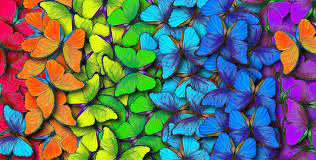
#> input picture CV2/data/butterfly.jpg, 316 x 160 px
$ python smoothing.py
#> lines starting #> are read from the running program, lines starting #| are printed output that depends on the picture
import cv2 as cv
import numpy as np

img = cv.imread('data/butterfly.jpg')
#> img is the input picture: shape (160, 316, 3); mean B, G, R 102.7, 110.2, 98.2
cv.imshow('Original', img)

# Averaging: give more blurring than gaussian
average = cv.blur(img, (3,3))
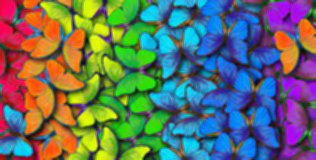
#> average: shape (160, 316, 3); mean B, G, R 102.7, 110.2, 98.2
cv.imshow('Average', average)

# Gaussian: less blurring but more natural
gaussian = cv.GaussianBlur(img, (3,3), 0)
cv.imshow('Gaussian', gaussian)

# Median blurring: like averaging, but works with median. works better with small kernel size
median = cv.medianBlur(img, 3)
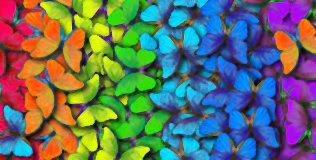
#> median: shape (160, 316, 3); mean B, G, R 102.5, 110.5, 98.3
cv.imshow('Median', median)

# Bilateral blurring: most effective, keeps the edges while blurring the inside
bilateral = cv.bilateralFilter(img, 10, 55, 55)
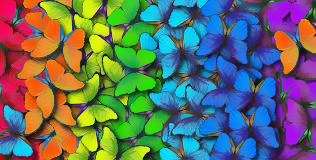
#> bilateral: shape (160, 316, 3); mean B, G, R 102.6, 110.4, 98.4
cv.imshow('Bilateral', bilateral)

cv.waitKey(0)

$ run again, with CV2/data/cars.jpg copied over CV2/data/butterfly.jpg
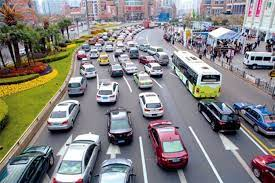
#> input picture CV2/data/cars.jpg, 275 x 183 px
#> img is the input picture: shape (183, 275, 3); mean B, G, R 128.8, 130.3, 132.5
#> `average = cv.blur(img, (3,3))`:
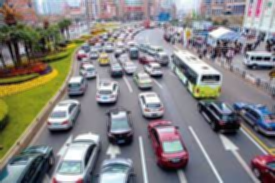
#> average: shape (183, 275, 3); mean B, G, R 128.8, 130.3, 132.5
#> `median = cv.medianBlur(img, 3)`:
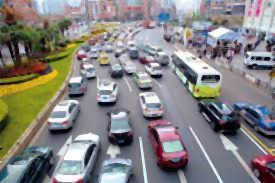
#> median: shape (183, 275, 3); mean B, G, R 129.3, 130.8, 133
